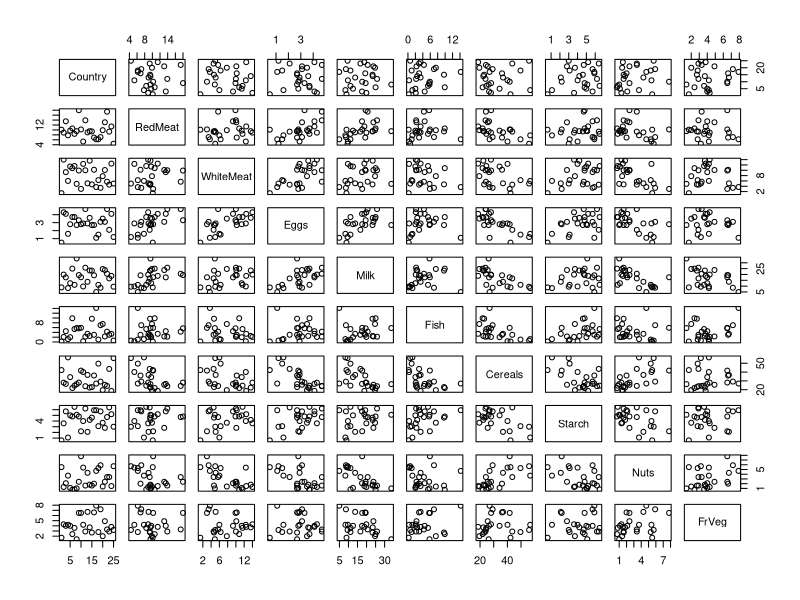
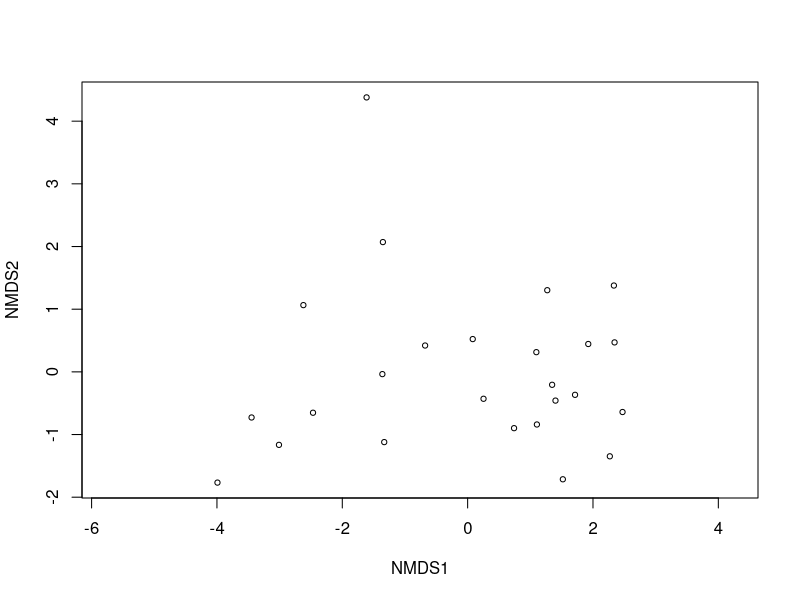
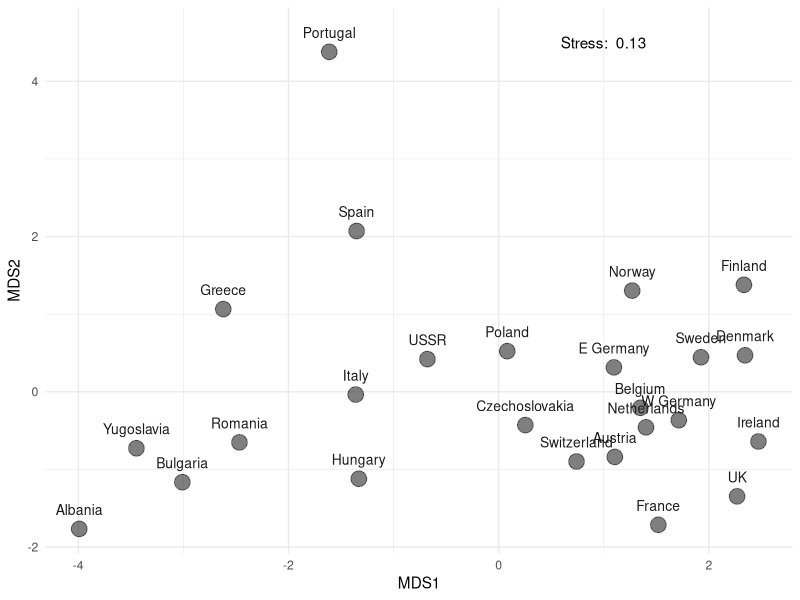

Reproduce these figures in R, in order. (Note: this script raises an error after producing the figures.)
#' @title: MDS for SEER
#' @author: Dean A. Erasmus
#' @description
#' Multidimensional Scaling for Soil Ecology and Entomology Research lab.
#' 

# Setup ----

rm(list = ls())
getwd()

# packages

library(tidyverse)
library(vegan)
library(ggdendro)
library(cluster)

### ## # ## ### ## # ## ### ## # ## ###

# Data ----

data <- read.csv("protein.csv")

head(data) # data is a matrix with n rows and p variables
plot(data) # shows relationships between all variables

## Standardise ----

df <- data |>
  # move identifier column to row names
  column_to_rownames(var = "Country") |>

  # scale values if measured differently
  decostand(method = "standardize")

head(df)

### ## # ## ### ## # ## ### ## # ## ###

# MDS ----

mds <- metaMDS(df, distance = 'euclidean')

plot(mds)

mds$points # this is what we want to plot

## Plot Data ----

mds.df <- mds$points |> 
  as.data.frame() |>
  rownames_to_column('ID') |> 
  as_tibble()

## Plot ----

mds.gg <- mds.df |> 
  
  # plot
  ggplot(aes(x = MDS1, y = MDS2, label = ID)) +
  
  # plot points
  geom_point(size = 5, alpha = 0.5) +
  #scale_color_manual(values = viridis::viridis(n = max(tree.cut))) +
  
  # plot text
  geom_text(col = 'grey10', size = 10, size.unit = 'pt', nudge_y = 0.25) +
  # remove colour to inherit above values
  
  # stress value
  annotate('text', x = 1, y = 4.5,
           label = paste('Stress: ', round(mds$stress, 2))) +

  # plot theme and axes
  labs(color = "Cluster", shape = "Cluster") + # in case you include the legend
  theme_minimal() +
  theme(legend.position = '') # removes legend; else + bottom, top, left, or right

mds.gg

# save file as svg
ggsave(filename = 'plots/mds.svg', plot = mds.gg,
       width = 2048, height = 2048, units = 'px')

## Add Clusters ----

### Clusters

# dendrogram
tree <- hclust(df |> vegdist(method = 'euclidean'))
tree.gg <- ggdendrogram(tree)
tree.gg

# save file as svg
ggsave(filename = 'plots/tree.svg', plot = tree.gg,
       width = 2048, height = 2048, units = 'px')

# clusters
tree.cut <- cutree(tree, k = 4) # cut tree into k clusters
tree.cut <- data.frame(cluster = as.numeric(tree.cut), ID = names(tree.cut))

tree.cut

# add clusters
mds.df_cluster <- mds.df |> left_join(tree.cut, by = 'ID') |> 
  mutate(cluster = as.factor(cluster))

### Plot + Cluster Labels ----

mds.gg_cluster <- mds.df_cluster |> 
  
  # plot
  ggplot(aes(x = MDS1, y = MDS2, label = ID, colour = cluster, shape = cluster)) +
  
  # plot points
  geom_point(size = 5, alpha = 0.75) +
  scale_color_manual(values = viridis::viridis(n = max(tree.cut$cluster))) +
  scale_shape_manual(values = c(15,16,17,18)) +
  
  # plot text
  geom_text(col = 'grey10', size = 10, size.unit = 'pt', nudge_y = 0.25) +
  
  # stress value
  annotate('text', x = 1, y = 4.5,
           label = paste('Stress: ', round(mds$stress, 2))) +
  
  # plot theme and axes
  labs(color = "Cluster", shape = "Cluster") + # in case you include the legend
  theme_minimal() +
  theme(legend.position = 'top')

mds.gg_cluster

# save file as svg
ggsave(filename = 'plots/mds_cluster.svg', plot = mds.gg_cluster,
       width = 2048, height = 2048, units = 'px')

### ## # ## ### ## # ## ### ## # ## ###
